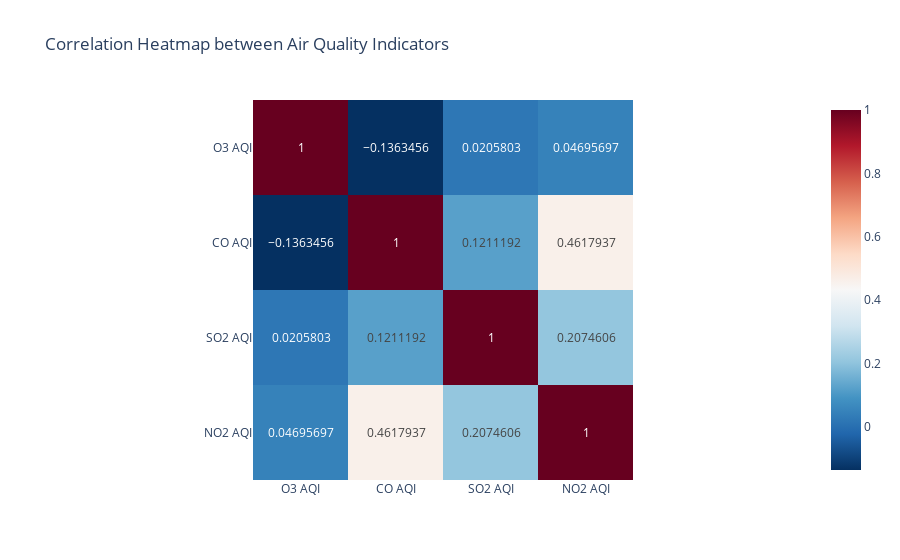

The code cell stored with this chart in its notebook:
### Code cell
correlation = data[['O3 AQI', 'CO AQI', 'SO2 AQI', 'NO2 AQI']].corr()

fig = px.imshow(
    correlation,
    text_auto=True,
    color_continuous_scale='RdBu_r',
    title='Correlation Heatmap between Air Quality Indicators'
)
fig.show()

### Figure 1 — Plotly figure (JSON) as saved in the notebook; plotly's stock layout.template omitted (floating-point values rounded to 4 significant figures)
{"data": [{"coloraxis": "coloraxis", "hovertemplate": "x: %{x}<br>y: %{y}<br>color: %{z}<extra></extra>", "name": "0", "texttemplate": "%{z}", "type": "heatmap", "x": ["O3 AQI", "CO AQI", "SO2 AQI", "NO2 AQI"], "xaxis": "x", "y": ["O3 AQI", "CO AQI", "SO2 AQI", "NO2 AQI"], "yaxis": "y", "z": [[1.0, -0.1363, 0.02058, 0.04696], [-0.1363, 1.0, 0.1211, 0.4618], [0.02058, 0.1211, 1.0, 0.2075], [0.04696, 0.4618, 0.2075, 1.0]]}], "layout": {"coloraxis": {"colorscale": [[0, "rgb(5,48,97)"], [0.1, "rgb(33,102,172)"], [0.2, "rgb(67,147,195)"], [0.3, "rgb(146,197,222)"], [0.4, "rgb(209,229,240)"], [0.5, "rgb(247,247,247)"], [0.6, "rgb(253,219,199)"], [0.7, "rgb(244,165,130)"], [0.8, "rgb(214,96,77)"], [0.9, "rgb(178,24,43)"], [1, "rgb(103,0,31)"]]}, "title": {"text": "Correlation Heatmap between Air Quality Indicators"}, "xaxis": {"anchor": "y", "constrain": "domain", "domain": [0, 1], "scaleanchor": "y"}, "yaxis": {"anchor": "x", "autorange": "reversed", "constrain": "domain", "domain": [0, 1]}}}
